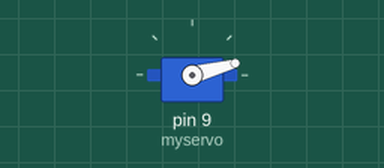
Simulated run of this sketch. Board: Arduino Uno, built with avr-gcc and run on an emulated ATmega328P. Parts: servo.

Above: at 0.1 s.
Timing chart, 0 to 40.0 s (numbered marks = the images above):
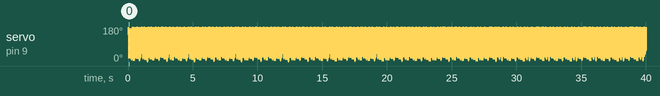

The sketch:

servor.ino
```cpp
#include <Servo.h>            //加载文件库
int pos = 0;
Servo myservo;

void setup()
{
  myservo.attach(9, 500, 2500);          //修正脉冲宽度
}

void loop()
{
  for (pos = 0; pos <= 180; pos += 1) {       //pos+=1等价于pos=pos+1
    myservo.write(pos);

  }

}
```
